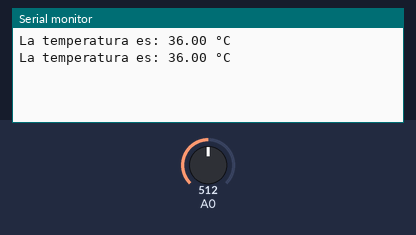
The sketch below on a simulated Arduino Uno, built with avr-gcc and run on an emulated ATmega328P. On the bench: the last lines printed to the serial monitor. The test bench sets the inputs (shaded band); at power-on: A0 = 512.

Above: at 2.8 s.
2.9 s: A0 set to 716
At 3.4 s:
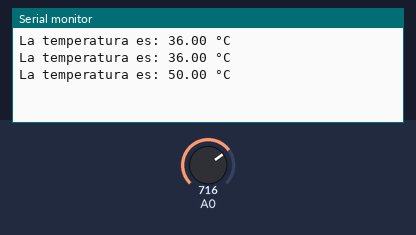
4.4 s: A0 set to 900
At 5.8 s:
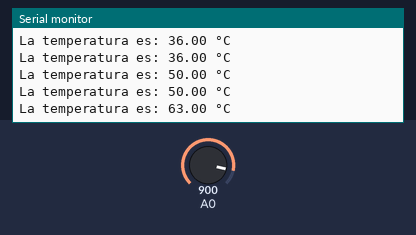
Timing chart, 0 to 7.4 s (numbered marks = the images above; inputs shaded):
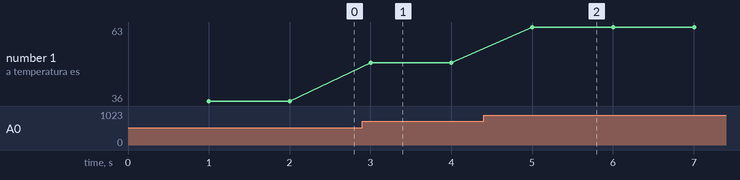

The sketch:

Potenciometro.ino
```cpp
int pot1=0;
float t;
void setup() {
pinMode(A0, INPUT);
Serial.begin(9600);
}

void loop() {
  delay(1000);
  t=analogRead(A0);
  t=map(t,0,1023,0,72);
  Serial.print("La temperatura es: ");
  Serial.print(t);
  Serial.println(" °C ");
}
```

Measured:
- after the input at 2.9 s, the serial monitor: prints a new line after 0.10 s (image 1)
- after the input at 4.4 s, the serial monitor: prints a new line after 0.60 s (image 2)
- plotted number 1: 36 → 50 after the input at 2.9 s, 50 → 63 after the input at 4.4 s
